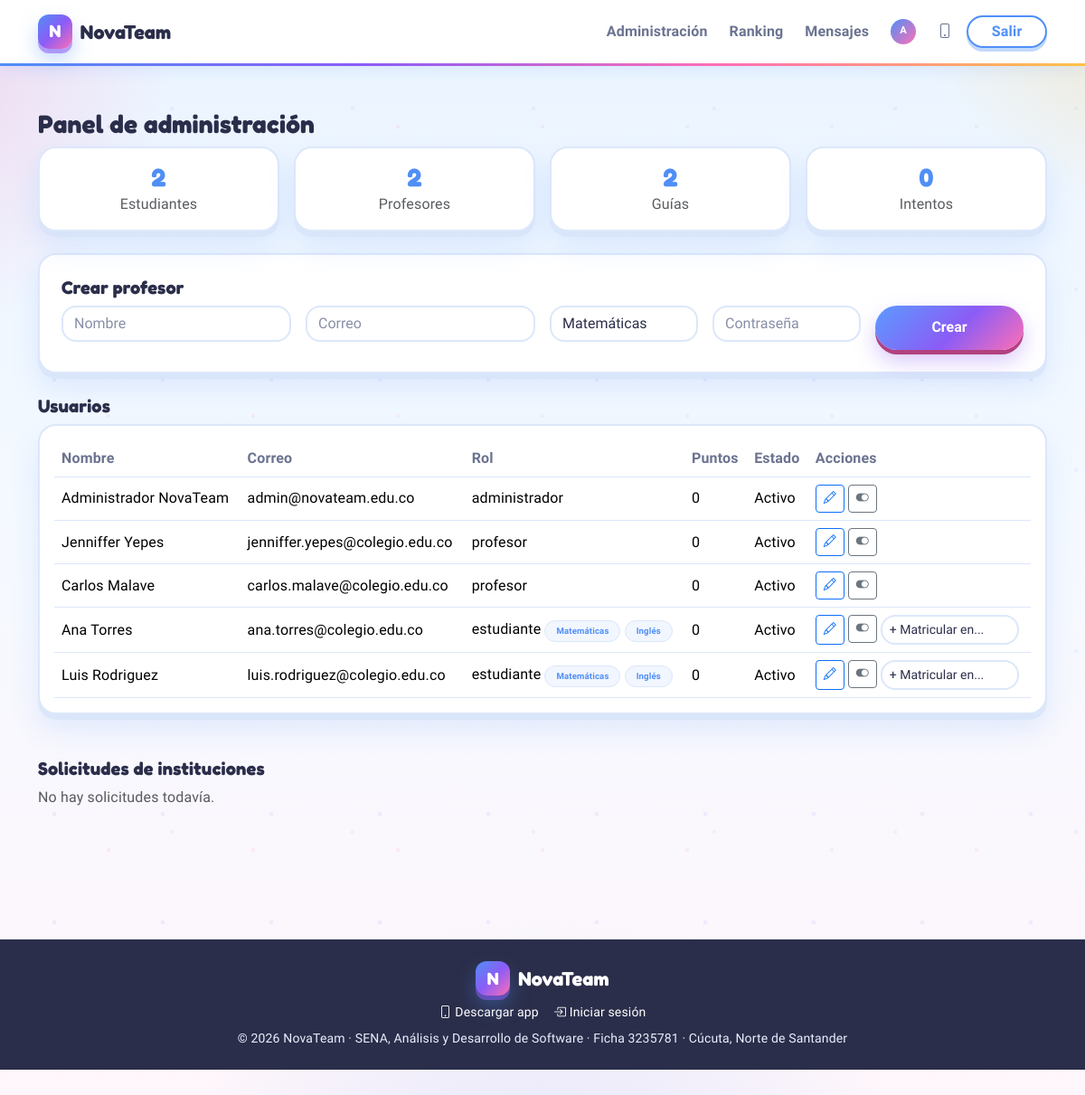
The page /admin.php (signed in) on the database its author committed.
### tables this page shows
CREATE TABLE usuarios (
    id_usuario           INT AUTO_INCREMENT PRIMARY KEY,
    nombre               VARCHAR(120)        NOT NULL,
    correo               VARCHAR(150)        NOT NULL UNIQUE,
    contrasena_hash      VARCHAR(255)        NOT NULL,
    rol                  ENUM('estudiante','profesor','administrador') NOT NULL DEFAULT 'estudiante',
    grado                TINYINT             NULL COMMENT 'Solo estudiantes (4° grado)',
    materia              ENUM('matematicas','ingles') NULL COMMENT 'Solo profesores',
    puntos               INT                 NOT NULL DEFAULT 0,
    ejercicios_resueltos INT                 NOT NULL DEFAULT 0,
    activo               TINYINT(1)          NOT NULL DEFAULT 1,
    ultimo_acceso        DATETIME            NULL,
    fecha_registro       DATETIME            NOT NULL DEFAULT CURRENT_TIMESTAMP,
    foto_perfil          VARCHAR(255)        NULL COMMENT 'Ruta imagen de perfil',
    marco_perfil         VARCHAR(50)         NULL COMMENT 'Estilo de marco: dorado,plateado,arcoiris,fuego,estrella,ninguno',
    bio                  TEXT                NULL COMMENT 'Biografia del usuario',
    fondo_perfil         VARCHAR(255)        NULL COMMENT 'Ruta imagen de fondo de perfil',
    tema_color           VARCHAR(20)         NOT NULL DEFAULT 'default' COMMENT 'Tema de color: default,oscuro,verde,rosa,purpura',
    vidas                TINYINT             NOT NULL DEFAULT 5 COMMENT 'Vidas actuales (se recargan cada 4 h)',
    vidas_max            TINYINT             NOT NULL DEFAULT 5 COMMENT 'Maximo de vidas',
    vidas_actualizadas   DATETIME            NULL COMMENT 'Desde cuando se cuenta la recarga de vidas (NULL = lleno)',
    escudos_racha        TINYINT             NOT NULL DEFAULT 0 COMMENT 'Protectores de racha (max 3)',
    comodines_50         TINYINT             NOT NULL DEFAULT 0 COMMENT 'Comodines 50/50 para el quiz (max 3)',
    doble_puntos         TINYINT             NOT NULL DEFAULT 0 COMMENT 'Doble puntos para el proximo quiz (max 2)',
    remember_token       VARCHAR(64)         NULL COMMENT 'Token para recuperación de contraseña',
    token_expires        DATETIME            NULL COMMENT 'Expiración del token de recuperación',
    CONSTRAINT chk_grado   CHECK (rol <> 'estudiante' OR grado = 4),
    CONSTRAINT chk_materia CHECK (rol <> 'profesor'   OR materia IS NOT NULL)
);

### includes/db.php (called while the page is built, shortened)
<?php
function db(): PDO
{
    static $pdo = null;
    if ($pdo instanceof PDO) {
        try {
            $pdo->query('SELECT 1');
        } catch (PDOException $e) {
            $pdo = null;
        }
        if ($pdo instanceof PDO) {
            return $pdo;
        }
    }
    $host = env('DB_HOST', '127.0.0.1') ?? '127.0.0.1';
    $name = env('DB_NAME', 'novateam_db') ?? 'novateam_db';
    $user = env('DB_USER', 'root') ?? 'root';
    $pass = env('DB_PASS', '') ?? '';
    $port = env('DB_PORT', '3306') ?? '3306';
    $charset = env('DB_CHARSET', 'utf8mb4') ?? 'utf8mb4';
    $dsn = "mysql:host={$host};port={$port};dbname={$name};charset={$charset}";
    try {
        $pdo = new PDO($dsn, $user, $pass, [
            PDO::ATTR_ERRMODE            => PDO::ERRMODE_EXCEPTION,
            PDO::ATTR_DEFAULT_FETCH_MODE => PDO::FETCH_ASSOC,
            PDO::ATTR_EMULATE_PREPARES   => false,
            PDO::ATTR_PERSISTENT         => false,
            PDO::MYSQL_ATTR_INIT_COMMAND => "SET NAMES utf8mb4 COLLATE utf8mb4_unicode_ci",
        ]);
    } catch (PDOException $e) {
        http_response_code(500);
        exit('No se pudo conectar a MySQL. Importa database/novateam.sql en phpMyAdmin y revisa el archivo .env');
    }
    return $pdo;
}

### includes/auth.php (called while the page is built, shortened)
<?php
function refresh_user(int $id): void
{
    $stmt = db()->prepare(
        'SELECT id_usuario, nombre, correo, rol, grado, materia, puntos, ejercicios_resueltos, activo,
                foto_perfil, marco_perfil, bio, fondo_perfil, tema_color
         FROM usuarios WHERE id_usuario = :id LIMIT 1'
    );
    $stmt->execute(['id' => $id]);
}

### includes/bootstrap.php (called while the page is built, shortened)
<?php
require_once __DIR__ . '/db.php';
require_once __DIR__ . '/helpers.php';
require_once __DIR__ . '/auth.php';
if (!empty($_SESSION['user']['id_usuario'])) {
    $lastRefresh = (int) ($_SESSION['_last_refresh'] ?? 0);
    $now = time();
    if ($now - $lastRefresh > 60) {
        try {
            refresh_user((int) $_SESSION['user']['id_usuario']);
        } catch (Throwable $e) {
            error_log('NovaTeam: refresh_user error: ' . $e->getMessage());
        }
    }
}

### admin.php (the view, shortened to what this page needs)
<?php
require_once __DIR__ . '/includes/bootstrap.php';
$stats = [
    'estudiantes' => (int) db()->query("SELECT COUNT(*) FROM usuarios WHERE rol = 'estudiante'")->fetchColumn(),
    'profesores' => (int) db()->query("SELECT COUNT(*) FROM usuarios WHERE rol = 'profesor'")->fetchColumn(),
    'guias' => (int) db()->query('SELECT COUNT(*) FROM guias')->fetchColumn(),
    'intentos' => (int) db()->query('SELECT COUNT(*) FROM intentos WHERE completado = 1')->fetchColumn(),
];
$usuarios = db()->query(
    'SELECT id_usuario, nombre, correo, rol, grado, materia, puntos, activo, fecha_registro
     FROM usuarios ORDER BY fecha_registro DESC'
)->fetchAll();
$solicitudes = db()->query(
    'SELECT s.*, u.nombre AS admin_nombre FROM solicitudes_contacto s
     LEFT JOIN usuarios u ON u.id_usuario = s.respondido_por
     ORDER BY s.fecha DESC LIMIT 30'
)->fetchAll();
require __DIR__ . '/includes/header.php';
?>
<div class="container py-5">
  <h1 class="h3 fw-bold">Panel de administración</h1>
  <div class="row g-3 mb-4">
    <?php foreach (['estudiantes' => 'Estudiantes', 'profesores' => 'Profesores', 'guias' => 'Guías', 'intentos' => 'Intentos'] as $k => $label): ?>
      <div class="col-6 col-md-3">
        <div class="card-edu p-3 text-center">
          <h2 class="h3 fw-bold mb-0" style="color:var(--edu-primary)"><?= $stats[$k] ?></h2>
          <p class="mb-0 text-muted"><?= e($label) ?></p>
        </div>
      </div>
    <?php endforeach; ?>
  </div>
  <div class="card-edu p-4 mb-4">
    <h2 class="h5 fw-bold">Crear profesor</h2>
    <form method="post" class="row g-3">
      <div class="col-md-3"><input class="form-control" name="nombre" placeholder="Nombre" required minlength="3" maxlength="120"></div>
      <div class="col-md-3"><input class="form-control" type="email" name="correo" placeholder="Correo" required></div>
      <div class="col-md-2">
        <select class="form-select" name="materia" required>
          <option value="matematicas">Matemáticas</option>
        </select>
      </div>
      <div class="col-md-2"><input class="form-control" type="password" name="password" placeholder="Contraseña" required minlength="8"></div>
      <div class="col-md-2"><button class="btn btn-edu w-100" type="submit">Crear</button></div>
    </form>
  </div>
  <h2 class="h5 fw-bold">Usuarios</h2>
  <div class="table-responsive card-edu p-3 mb-5">
    <table class="table align-middle mb-0">
      <thead><tr><th>Nombre</th><th>Correo</th><th>Rol</th><th>Puntos</th><th>Estado</th><th>Acciones</th></tr></thead>
      <tbody>
        <?php foreach ($usuarios as $u): ?>
          <tr>
            <td><?= e($u['nombre']) ?></td>
            <td><?= e($u['correo']) ?></td>
            <td>
              <?= e($u['rol']) ?>
              <?php if ($u['rol'] === 'estudiante'): ?>
                <?php
                $mats = user_materias((int) $u['id_usuario']);
                foreach ($mats as $mm): ?>
                  <span class="badge-pill" style="font-size:.6rem;"><?= e(categoria_label($mm)) ?></span>
                <?php endforeach; ?>
              <?php endif; ?>
            </td>
            <td><?= (int) $u['puntos'] ?></td>
            <td><?= (int) $u['activo'] ? 'Activo' : 'Inactivo' ?></td>
            <td class="d-flex gap-1 flex-wrap">
              <button class="btn btn-sm btn-outline-primary" type="button" title="Editar"
                onclick="abrirEditar(<?= (int) $u['id_usuario'] ?>, '<?= e(addslashes($u['nombre'])) ?>', '<?= e($u['correo']) ?>', <?= (int) ($u['grado'] ?? 0) ?>, '<?= e($u['materia'] ?? '') ?>')">
                <i class="bi bi-pencil"></i>
              </button>
              <form method="post" class="d-inline">
                <button class="btn btn-sm btn-outline-secondary" type="submit" title="Activar/Desactivar"><i class="bi bi-toggle-on"></i></button>
              </form>
              <?php if ($u['rol'] === 'estudiante'): ?>
                <form method="post" class="d-inline">
                  <select name="materia" class="form-select form-select-sm" style="width:auto;" onchange="this.form.submit()">
                    <option value="">+ Matricular en...</option>
                  </select>
                </form>
              <?php endif; ?>
            </td>
          </tr>
        <?php endforeach; ?>
      </tbody>
    </table>
  </div>
  <h2 class="h5 fw-bold">Solicitudes de instituciones</h2>
  <div class="row g-3">
    <?php if (!$solicitudes): ?>
      <p class="text-muted">No hay solicitudes todavía.</p>
    <?php endif; ?>
  </div>
  </div>
<?php require __DIR__ . '/includes/footer.php'; ?>

### includes/header.php (shortened to what this page needs)
<?php
$user = current_user();
$showBottomNav = (bool) $user;
?>
<!DOCTYPE html>
<html lang="es">
<head>
  <link rel="stylesheet" href="https://cdn.jsdelivr.net/npm/bootstrap@5.3.2/dist/css/bootstrap.min.css">
  <link rel="stylesheet" href="https://cdn.jsdelivr.net/npm/bootstrap-icons@1.11.1/font/bootstrap-icons.css">
  <link rel="stylesheet" href="assets/css/app.css?v=10">
</head>
<body class="<?= $showBottomNav ? 'has-bottom-nav' : '' ?>">
<nav class="navbar navbar-expand-lg navbar-light navbar-edu sticky-top px-3">
  <div class="container">
    <a class="edu-logo" href="<?= $user ? e(home_for_role()) : 'index.php' ?>">
      <span class="logo-mark">N</span> NovaTeam
    </a>
    <ul class="navbar-nav align-items-lg-center gap-lg-2 ms-auto <?= $showBottomNav ? 'd-none d-lg-flex' : 'w-100 justify-content-end' ?>">
      <?php if (!$user): ?>
        <li class="nav-item"><a class="nav-link" href="index.php#problema">El reto</a></li>
        <li class="nav-item"><a class="nav-link" href="index.php#features">Características</a></li>
        <li class="nav-item"><a class="nav-link" href="index.php#materias">Materias</a></li>
        <li class="nav-item"><a class="nav-link" href="login.php">Entrar</a></li>
        <li class="nav-item"><a class="btn btn-edu" href="registro.php">Registrarme</a></li>
        <li class="nav-item ms-lg-2"><button class="theme-toggle" type="button" data-theme-toggle title="Cambiar tema claro/oscuro" aria-label="Cambiar tema"><i class="bi bi-sun"></i></button></li>
      <?php else: ?>
        <li class="nav-item"><a class="nav-link" href="admin.php">Administración</a></li>
        <li class="nav-item"><a class="nav-link" href="leaderboard.php">Ranking</a></li>
        <li class="nav-item"><a class="nav-link" href="mensajes.php">Mensajes</a></li>
        <li class="nav-item"><a class="nav-link" href="perfil.php"><?= user_avatar_html($user, 28) ?></a></li>
        <li class="nav-item"><a class="nav-link" href="descargar.php" title="Descargar app"><i class="bi bi-phone"></i></a></li>
        <li class="nav-item"><a class="btn btn-edu-outline py-1" href="logout.php">Salir</a></li>
      <?php endif; ?>
    </ul>
  </div>
</nav>
<main>

### includes/helpers.php (shortened to what this page needs)
<?php
function e(?string $value): string
{
    return htmlspecialchars((string) $value, ENT_QUOTES | ENT_SUBSTITUTE, 'UTF-8');
}
function current_user(): ?array
{
    return $_SESSION['user'] ?? null;
}
function home_for_role(?string $rol = null): string
{
    $rol ??= current_user()['rol'] ?? '';
    return match ($rol) {
        'profesor' => 'profesor.php',
        'administrador' => 'admin.php',
        default => 'estudiante.php',
    };
}
function categoria_label(string $cat): string
{
    return $cat === 'ingles' ? 'Inglés' : 'Matemáticas';
}
function marco_css_class(?string $marco): string
{
    return match ($marco) {
        'dorado'   => 'marco-dorado',
        'plateado' => 'marco-plateado',
        'arcoiris' => 'marco-arcoiris',
        'fuego'    => 'marco-fuego',
        'estrella' => 'marco-estrella',
        default    => '',
    };
}
function user_avatar_html(array $user, int $size = 40): string
{
    $cls = marco_css_class($user['marco_perfil'] ?? null);
    $sizeStyle = 'width:' . $size . 'px;height:' . $size . 'px;';
    $initials = mb_strtoupper(mb_substr($user['nombre'], 0, 1));
    return '<div class="avatar-frame ' . $cls . '" style="' . $sizeStyle . 'background:linear-gradient(135deg,var(--edu-primary),var(--edu-accent));display:grid;place-items:center;color:#fff;font-weight:800;font-size:' . ($size * 0.4) . 'px;">' . e($initials) . '</div>';
}
function user_materias(int $userId): array
{
    $stmt = db()->prepare('SELECT materia FROM matriculas WHERE id_usuario = :id');
    $stmt->execute(['id' => $userId]);
    return array_column($stmt->fetchAll(), 'materia');
}

### includes/footer.php (shortened to what this page needs)
</main>
<footer class="edu-footer text-center py-4 mt-5">
  <div class="container">
    <span class="edu-logo" style="color:#fff"><span class="logo-mark">N</span> NovaTeam</span>
    <div class="d-flex justify-content-center gap-3 mt-2 flex-wrap">
      <a href="descargar.php" class="text-decoration-none small"><i class="bi bi-phone"></i> Descargar app</a>
      <a href="login.php" class="text-decoration-none small"><i class="bi bi-box-arrow-in-right"></i> Iniciar sesión</a>
    </div>
    <p class="mt-2 mb-0 small">© <?= date('Y') ?> NovaTeam · SENA, Análisis y Desarrollo de Software · Ficha 3235781 · Cúcuta, Norte de Santander</p>
  </div>
</footer>
</body>
</html>

### rows shown on the page
usuarios: nombre "A", nombre "Administrador NovaTeam", correo "admin@novateam.edu.co", rol "administrador", puntos "0", activo "Activo"
usuarios: id_usuario "2", puntos "0", nombre "Jenniffer Yepes", correo "jenniffer.yepes@colegio.edu.co", rol "profesor", activo "Activo"
usuarios: nombre "Carlos Malave", correo "carlos.malave@colegio.edu.co", rol "profesor", puntos "0", activo "Activo"
usuarios: nombre "Ana Torres", correo "ana.torres@colegio.edu.co", rol "estudiante", mm "Matemáticas", mm "Inglés", puntos "0", activo "Activo"
usuarios: nombre "Luis Rodriguez", correo "luis.rodriguez@colegio.edu.co", rol "estudiante", mm "Matemáticas", mm "Inglés", puntos "0", activo "Activo"

### other values the page prints
$label "Estudiantes"
$label "Profesores"
$label "Guías"
$label "Intentos"
